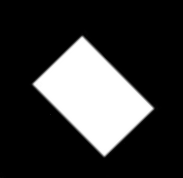
#> input picture OpenCV/3_Image Processing/Capture.PNG, 183 x 178 px, found by its file name
$ python image_gradients.py   (older library calls are emulated)
#> lines starting #> are read from the running program, lines starting #| are printed output that depends on the picture
# Sobel is a joint Gaussian smoothing + differentiation operation
    # more resistant to noise
# specify direction of derivatives: vertical or horizontal by yorder, xorder
# specify size of kernel by ksize
    # if ksize = -1, a 3x3 Scharr filter is used which is better than a 3x3 Sobel filter

# Laplacian derivatives calculate the laplacian of the image given by:
    # delta(src) = d(src)^2/dx^2 + d(src)^2/dy^2
    # where each derivative is found using Sobel derivatives
# if ksize = -1, then use the following kernel:
    # 0  1  0
    # 1 -4  1
    # 0  1  0

import cv2
import numpy as np
import matplotlib.pyplot as plt

img = cv2.imread('capture.png', 0)
#> img: shape (178, 183); min 0, max 255, mean 55.7

'''
laplacian = cv2.Laplacian(img, cv2.CV_64F)
sobelx = cv2.Sobel(img, cv2.CV_64F, 1, 0, ksize = 5)
sobely = cv2.Sobel(img, cv2.CV_64F, 0, 1, ksize = 5)

plt.subplot(2, 2, 1), plt.imshow(img, cmap = 'gray')
plt.title('original'), plt.xticks([]), plt.yticks([])

plt.subplot(2, 2, 2), plt.imshow(laplacian, cmap = 'gray')
plt.title('Laplacian'), plt.xticks([]), plt.yticks([])

plt.subplot(2, 2, 3), plt.imshow(sobelx, cmap = 'gray')
plt.title('sobelx'), plt.xticks([]), plt.yticks([])

plt.subplot(2, 2, 4), plt.imshow(sobely, cmap = 'gray')
plt.title('sobely'), plt.xticks([]), plt.yticks([])
'''

# problem is, black to which taken as positive slope, and white to black has negative slope
# when convert data into np.uint8, all negative slopes are made 0
    # therefore miss that edge
# to detect both edges, keep the output datatype to some higher form
    # ex. cv2.CV_16S, cv2.CV_64F
    # take abs value, then convert back to cv2.CV_8U

# output dtype = cv2.CV_8U
sobelx8u = cv2.Sobel(img, cv2.CV_8U, 1, 0, ksize = 5)
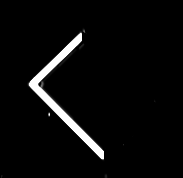
#> sobelx8u: shape (178, 183); min 0, max 255, mean 10.1

# output dtype = cv2.CV_64
# then take absolute and convert back to cv2.CV_8U
sobelx64f = cv2.Sobel(img, cv2.CV_64F, 1, 0, ksize = 5)
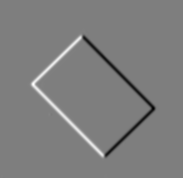
#> sobelx64f: shape (178, 183) float64; min -8246, max 8325, mean 0; drawn with min black and max white
abs_sobel64f = np.absolute(sobelx64f)
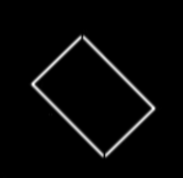
#> abs_sobel64f: shape (178, 183) float64; min 0, max 8325, mean 238.9; drawn with min black and max white
sobel_8u = np.uint8(abs_sobel64f)
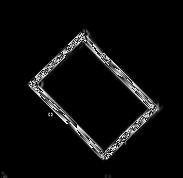
#> sobel_8u: shape (178, 183); min 0, max 255, mean 11.4

plt.subplot(1, 3, 1), plt.imshow(img, cmap = 'gray')
plt.title('original'), plt.xticks([]), plt.yticks([])

plt.subplot(1, 3, 2), plt.imshow(sobelx8u, cmap = 'gray')
plt.title('sobel CV_8U'), plt.xticks([]), plt.yticks([])

plt.subplot(1, 3, 3), plt.imshow(sobel_8u, cmap = 'gray')
plt.title('sobel abs(CV_64F)'), plt.xticks([]), plt.yticks([])

plt.show()
